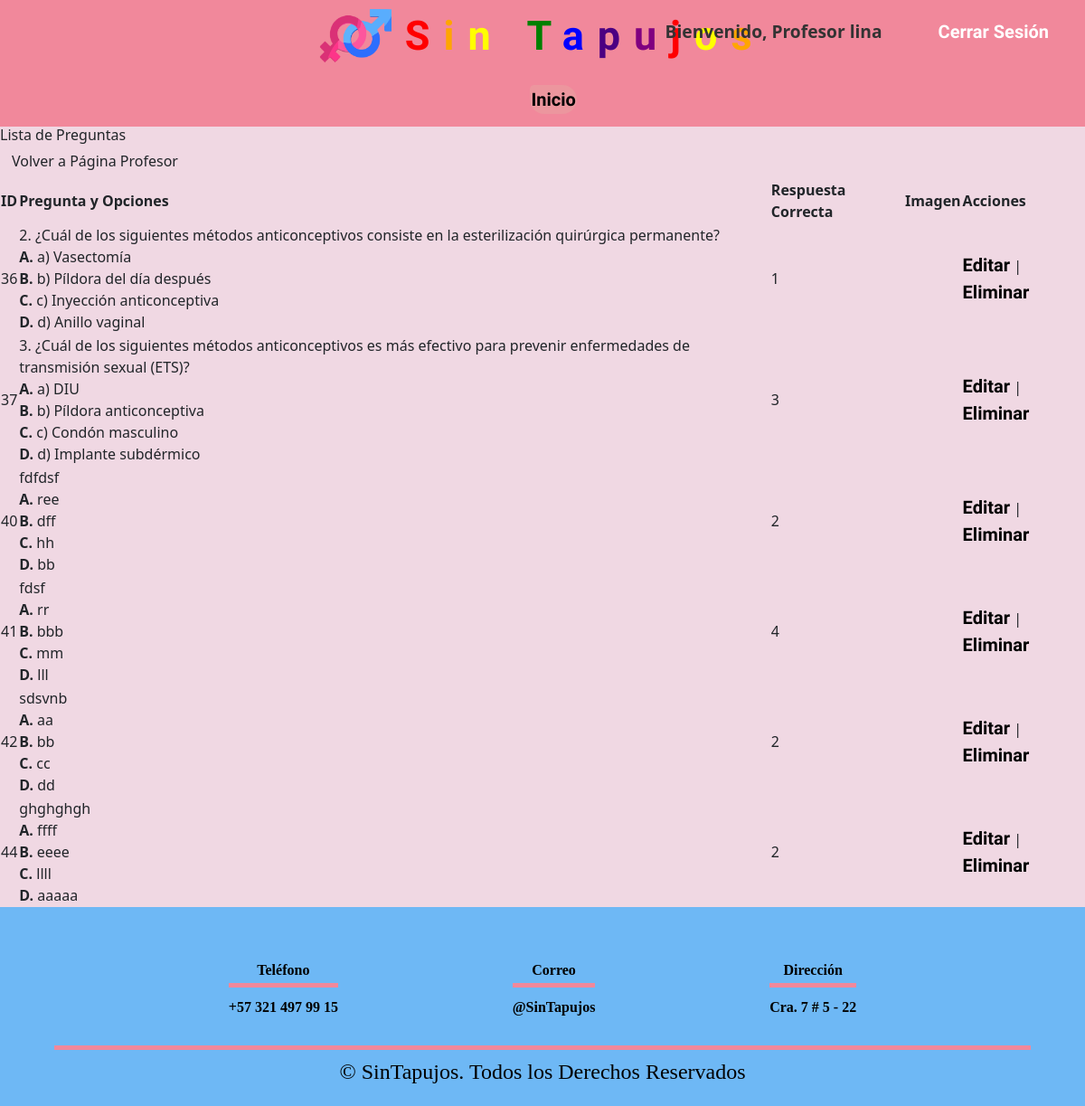
/ver_preguntas.php (signed in), run on the app's committed database.
### tables this page shows
CREATE TABLE IF NOT EXISTS `preguntas` (
  `id` int NOT NULL AUTO_INCREMENT,
  `pregunta` text NOT NULL,
  `opcion1` text NOT NULL,
  `opcion2` text NOT NULL,
  `opcion3` text NOT NULL,
  `opcion4` text NOT NULL,
  `respuesta_correcta` int NOT NULL,
  `imagen` varchar(255) NOT NULL,
  PRIMARY KEY (`id`)
);

### php/ver_preguntas.php (the view, shortened to what this page needs)
<?php
require_once __DIR__ . '/../db/conexion.php';
$sql = "SELECT * FROM preguntas";
$result = $conexion->query($sql);
if ($result->num_rows > 0) {
    while ($row = $result->fetch_assoc()) {
        echo "<tr>";
        echo "<td>" . htmlspecialchars($row["id"]) . "</td>";
        echo "<td>";
        echo htmlspecialchars($row["pregunta"]) . "<br>";
        echo "<strong>A.</strong> " . htmlspecialchars($row["opcion1"]) . "<br>";
        echo "<strong>B.</strong> " . htmlspecialchars($row["opcion2"]) . "<br>";
        echo "<strong>C.</strong> " . htmlspecialchars($row["opcion3"]) . "<br>";
        echo "<strong>D.</strong> " . htmlspecialchars($row["opcion4"]) . "<br>";
        echo "</td>";
        echo "<td>" . htmlspecialchars($row["respuesta_correcta"]) . "</td>";
        if (!empty($row["imagen"]) && $row["imagen"] !== 'sin_imagen.jpg') {
            echo "<td><img src='../images/" . htmlspecialchars($row["imagen"]) . "' alt='Imagen' style='width:100px;height:auto;'></td>";
        } else {
            echo "<td></td>";
        }
        echo "<td><a href='editar_pregunta.html?id=" . htmlspecialchars($row["id"]) . "'>Editar</a> | <a href='#' onclick='confirmarEliminacion(" . htmlspecialchars($row["id"]) . ")'>Eliminar</a></td>";
        echo "</tr>";
    }
} else {
    echo "<tr><td colspan='5'>No hay preguntas.</td></tr>";
}
?>

### css/styles.css (style rules this page uses)
body { background-size: cover; background-color:#f0d8e3; }
a { text-decoration: none; color: #000000; font-size: 20px; font-family: "Edu AU VIC WA NT Hand", cursive; font-weight: bold; }

### data on the page
preguntas: id "36", pregunta "2. ¿Cuál de los siguientes métodos anticonceptivos consiste en la esterilización quirúrgica permanente?", opcion1 "a) Vasectomía", opcion2 "b) Píldora del día después", opcion3 "c) Inyección anticonceptiva", opcion4 "d) Anillo vaginal", respuesta_correcta "1"
preguntas: id "37", pregunta "3. ¿Cuál de los siguientes métodos anticonceptivos es más efectivo para prevenir enfermedades de transmisión sexual (ETS)?", opcion1 "a) DIU", opcion2 "b) Píldora anticonceptiva", opcion3 "c) Condón masculino", opcion4 "d) Implante subdérmico", respuesta_correcta "3"
preguntas: id "40", pregunta "fdfdsf", opcion1 "ree", opcion2 "dff", opcion3 "hh", opcion4 "bb", respuesta_correcta "2"
preguntas: id "41", pregunta "fdsf", opcion1 "rr", opcion2 "bbb", opcion3 "mm", opcion4 "lll", respuesta_correcta "4"
preguntas: id "42", pregunta "sdsvnb", opcion1 "aa", opcion2 "bb", opcion3 "cc", opcion4 "dd", respuesta_correcta "2"
preguntas: id "44", pregunta "ghghghgh", opcion1 "ffff", opcion2 "eeee", opcion3 "llll", opcion4 "aaaaa", respuesta_correcta "2"

### other printed values
$_SESSION['user_name'] "lina"
